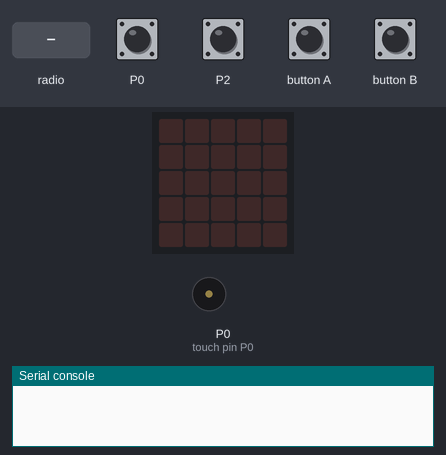
Recording of a program running on a simulated BBC micro:bit (MakeCode). Shown: the board's 5×5 LED display, buzzer (waves = sounding), the last lines printed to the serial console. The inputs (shaded band) are chosen by the test bench. No radio messages arrive unless stated (any console line starting 'radio sent:' is added by the test bench).

Above: at 1.2 s.
1.3 s: radio message "ready=1" arrives
At 1.9 s:
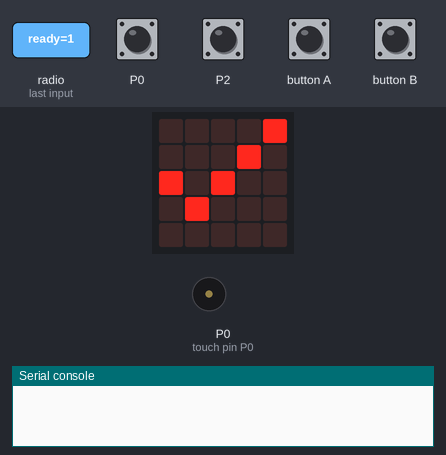
4.3 s: touch pin P0 pressed for 0.15 s
At 5.5 s:
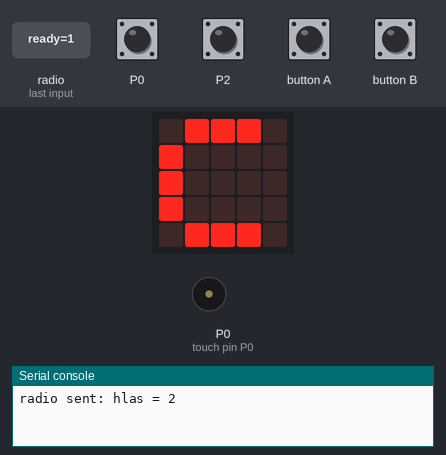
7.2 s: touch pin P2 pressed for 0.15 s
At 8.4 s:
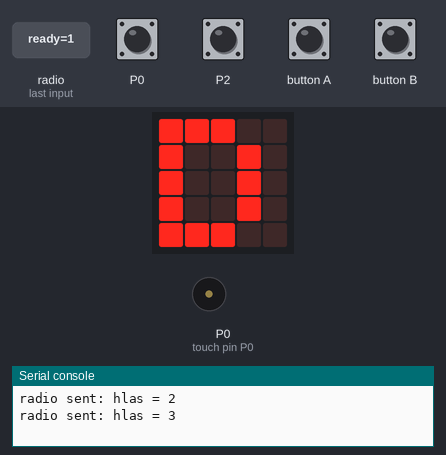
10.1 s: button A pressed for 0.15 s
At 11.1 s:
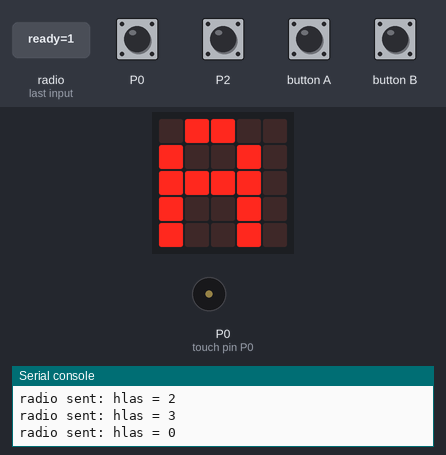
13.0 s: button B pressed for 0.15 s
At 14.2 s:
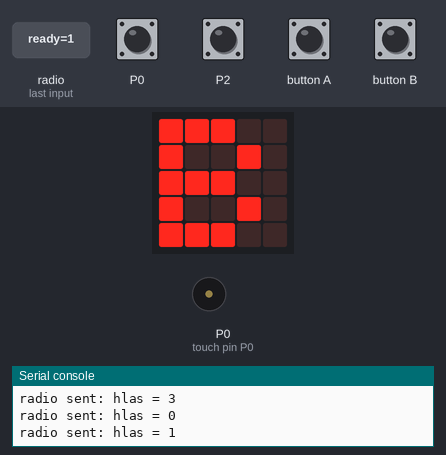
15.9 s: radio message "notready=0" arrives
At 16.7 s:
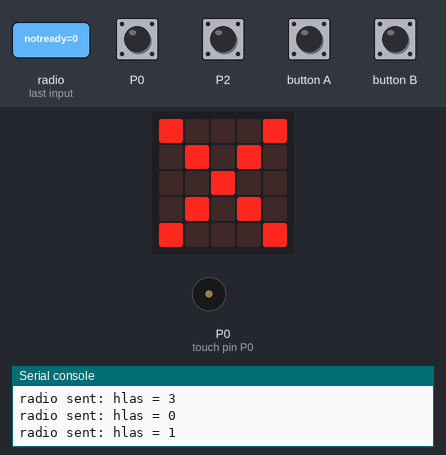
Timing chart, 0 to 18.9 s (numbered marks = the images above; inputs shaded):
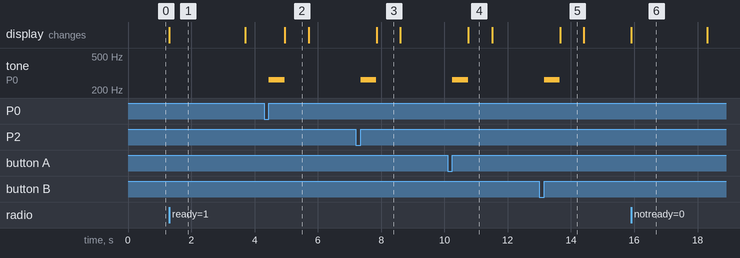

The program:

main.ts
```typescript
radio.setGroup(666)
radio.setTransmitPower(7)
radio.setTransmitSerialNumber(true)
let seriovy = control.deviceSerialNumber()
let enable = 0
radio.onReceivedValue(function on_received_value(name: string, value: number) {

    if (name == "ready" && value == 1) {
        basic.showLeds(`
        . . . . #
        . . . # .
        # . # . .
        . # . . .
        . . . . .
        `)
        enable = 1
        basic.pause(2000)
        basic.clearScreen()
    }

    if (name == "notready" && value == 0) {
        basic.showLeds(`
        # . . . #
        . # . # .
        . . # . .
        . # . # .
        # . . . #
        `)
        enable = 0
        basic.pause(2000)
        basic.clearScreen()
    }

})
input.onButtonPressed(Button.A, function on_button_pressed_a() {
    if (enable == 1) {
        radio.sendValue("hlas", 0)
        music.playTone(Note.C, music.beat(300))
        basic.showString("A")
        basic.clearScreen()
    }

})
input.onButtonPressed(Button.B, function on_button_pressed_b() {
    if (enable == 1) {
        radio.sendValue("hlas", 1)
        music.playTone(Note.C, music.beat(300))
        basic.showString("B")
        basic.clearScreen()
    }

})
input.onPinPressed(TouchPin.P0, function on_pin_pressed_p0() {
    if (enable == 1) {
        radio.sendValue("hlas", 2)
        music.playTone(Note.C, music.beat(300))
        basic.showString("C")
        basic.clearScreen()
    }

})
input.onPinPressed(TouchPin.P2, function on_pin_pressed_p2() {
    if (enable == 1) {
        radio.sendValue("hlas", 3)
        music.playTone(Note.C, music.beat(300))
        basic.showString("D")
        basic.clearScreen()
    }

})
```

test.ts
```typescript
// Tady jsou testy. Při použití tohoto balíčku jako rozšíření nebude zkompilováno.
```

Measured:
- after the input at 1.3 s, the display: changes at once (image 1)
- after the input at 4.3 s, tone on P0 (touch pin P0): silent → 262 Hz after 0.15 s, → silent 0.50 s later; the display: changes after 0.66 s (image 2)
- after the input at 7.2 s, tone on P0 (touch pin P0): silent → 262 Hz after 0.15 s, → silent 0.50 s later; the display: changes after 0.66 s (image 3)
- after the input at 10.1 s, tone on P0 (touch pin P0): silent → 262 Hz after 0.15 s, → silent 0.50 s later; the display: changes after 0.66 s (image 4)
- after the input at 13.0 s, tone on P0 (touch pin P0): silent → 262 Hz after 0.15 s, → silent 0.50 s later; the display: changes after 0.66 s (image 5)
- after the input at 15.9 s, the display: changes at once (image 6)
- what the display in image 1 shows lasts 2.4 s, from 1.3 s to 3.7 s
